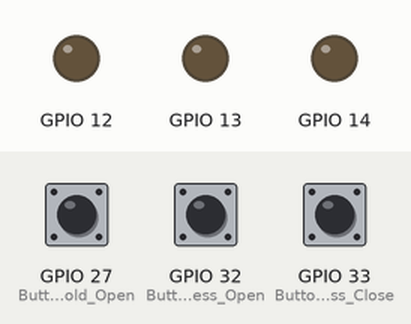
Simulated run of this sketch. Board: ESP32. Parts: output pins drawn as LEDs (lit = HIGH). Inputs (shaded band) come from the test bench; at power-on: GPIO 27 (Button_Hold_Open) HIGH, GPIO 32 (Button_Press_Open) HIGH, GPIO 33 (Button_Press_Close) HIGH. What the sketch prints to the serial monitor is not drawn.

Above: at 1.2 s.
1.3 s: GPIO 27 (Button_Hold_Open) pulled LOW for 0.15 s
At 1.37 s:
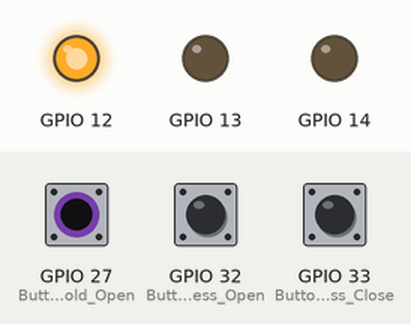
2.9 s: GPIO 32 (Button_Press_Open) pulled LOW for 0.15 s
At 2.98 s:
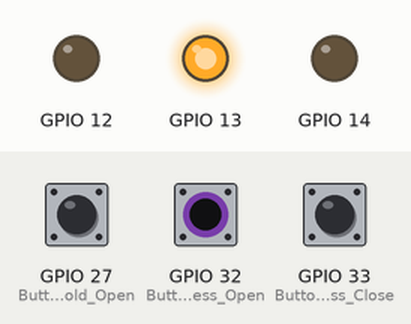
4.5 s: GPIO 33 (Button_Press_Close) pulled LOW for 0.15 s
At 4.58 s:
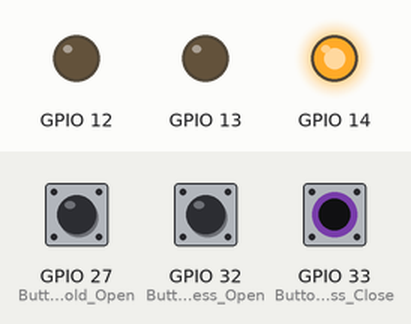
6.1 s: GPIO 33 (Button_Press_Close) pulled LOW for 3.2 s
At 10.0 s:
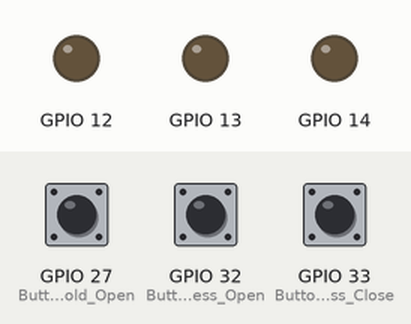
10.8 s: GPIO 27 (Button_Hold_Open) pulled LOW for 3.2 s
At 12.2 s:
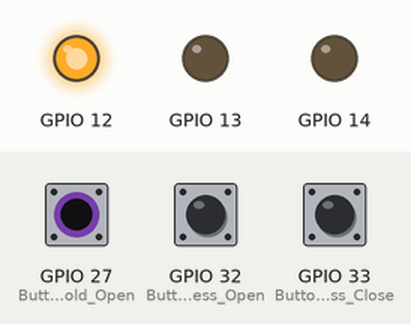
15.5 s: GPIO 27 (Button_Hold_Open) driven LOW and GPIO 32 (Button_Press_Open) driven LOW
At 16.9 s:
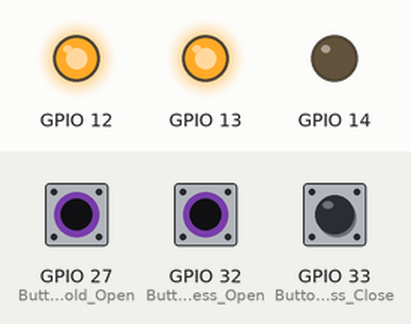
Timing chart, 0 to 18.0 s (numbered marks = the images above; inputs shaded):
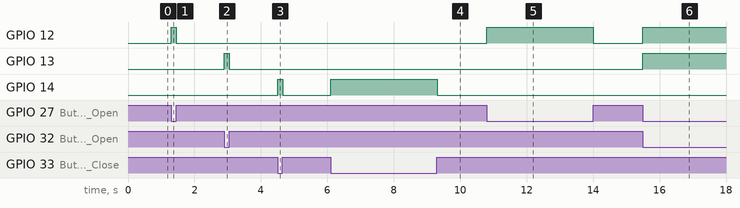

Measured:
- after the input at 1.3 s, GPIO 12: LOW → HIGH at once, → LOW 0.15 s later
- after the input at 2.9 s, GPIO 13: LOW → HIGH at once, → LOW 0.15 s later
- after the input at 4.5 s, GPIO 14: LOW → HIGH at once, → LOW 0.15 s later
- after the input at 6.1 s, GPIO 14: LOW → HIGH at once, → LOW 3.2 s later
- after the input at 10.8 s, GPIO 12: LOW → HIGH at once, → LOW 3.2 s later
- after the input at 15.5 s, GPIO 12, GPIO 13: LOW → HIGH at once

The sketch:

Telecomanda_1.ino
```cpp
#include <WiFi.h>
#include <esp_now.h>
#include <Wire.h>

#define Button_Hold_Open 27
#define Button_Press_Close 33
#define Button_Press_Open 32

uint8_t broadcastAddress[] = {0xd4, 0x8a, 0xfc, 0xa3, 0x58, 0xb8};
uint8_t key1[] = {
  0x1F, 0xA7, 0xD3, 0x6C,
  0x9E, 0x52, 0xB8, 0x4A,
  0xF4, 0x3D, 0x7B, 0x89,
  0xC1, 0x25, 0xE6, 0x90
};

typedef struct message{
  bool holdOpen;
  bool pressOpen;
  bool pressClose;
} message;

message commands;

String success;

esp_now_peer_info_t peerInfo;

void OnDataSent(const uint8_t *mac_addr, esp_now_send_status_t status) {
  Serial.print("\r\nLast Packet Send Status:\t");
  Serial.println(status == ESP_NOW_SEND_SUCCESS ? "Delivery Success" : "Delivery Fail");
  if (status ==0){
    success = "Delivery Success";
  }
  else{
    success = "Delivery Fail";
  }
}

void setup() {
  Serial.begin(115200);

  pinMode(Button_Hold_Open, INPUT_PULLUP);
  pinMode(Button_Press_Open, INPUT_PULLUP);
  pinMode(Button_Press_Close, INPUT_PULLUP);
  pinMode(12, OUTPUT);
  pinMode(13, OUTPUT);
  pinMode(14, OUTPUT);

  WiFi.mode(WIFI_STA);

  esp_now_init();
  if (esp_now_init() != ESP_OK)
  {
    Serial.println("Error couldn't initialize esp-now");
  }

  esp_now_register_send_cb(OnDataSent);

  memcpy(peerInfo.peer_addr, broadcastAddress, 6);
  peerInfo.channel = 0;
  peerInfo.encrypt = true;
  //peerInfo.encrypt = false;
  memcpy(peerInfo.lmk, key1, 16);

  if (esp_now_add_peer(&peerInfo) != ESP_OK)
  {
    Serial.println("Failed to add peer");
  }
};

void loop() {
  commands.holdOpen=!digitalRead(Button_Hold_Open);
  commands.pressOpen=!digitalRead(Button_Press_Open);
  commands.pressClose=!digitalRead(Button_Press_Close);

  digitalWrite(12, commands.holdOpen);
  digitalWrite(13, commands.pressOpen);
  digitalWrite(14, commands.pressClose);

  Serial.print("holdOpen: ");
  Serial.println(commands.holdOpen);
  Serial.print("pressOpen: ");
  Serial.println(commands.pressOpen);
  Serial.print("pressClose: ");
  Serial.println(commands.pressClose);

  esp_now_send(broadcastAddress, (uint8_t *) &commands, sizeof(message));

}
```
